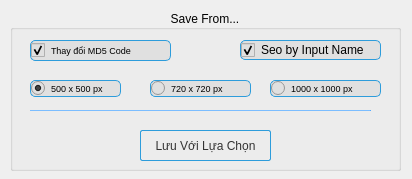
<?xml version="1.0" encoding="UTF-8"?>
<ui version="4.0">
 <class>Form</class>
 <widget class="QWidget" name="Form">
  <property name="geometry">
   <rect>
    <x>0</x>
    <y>0</y>
    <width>412</width>
    <height>179</height>
   </rect>
  </property>
  <property name="windowTitle">
   <string>Form</string>
  </property>
  <property name="styleSheet">
   <string notr="true"/>
  </property>
  <widget class="QGroupBox" name="groupBox">
   <property name="geometry">
    <rect>
     <x>10</x>
     <y>10</y>
     <width>391</width>
     <height>161</height>
    </rect>
   </property>
   <property name="styleSheet">
    <string notr="true">QGroupBox {
  color: #333333;
  background-color: #e0e0e0;
  border-radius: 5px;
  font-weight: bold;
  font-size: 12px;
}

QGroupBox &gt; * {
  color: #333333;
  background-color: transparent;
}</string>
   </property>
   <property name="title">
    <string>Save From...</string>
   </property>
   <property name="alignment">
    <set>Qt::AlignCenter</set>
   </property>
   <widget class="QCheckBox" name="seoInput_name">
    <property name="geometry">
     <rect>
      <x>230</x>
      <y>30</y>
      <width>141</width>
      <height>20</height>
     </rect>
    </property>
    <property name="styleSheet">
     <string notr="true">QCheckBox {
  border-radius: 5px;
  background-color: #e0e0e0;
  border: 1px solid #2d9cdb;
}

QCheckBox:hover {
  color: #fff;
  background-color: #2f80ed;
}

QCheckBox:disabled {
  color: #828282;
  background-color: #bdbdbd;
  border: none;
}</string>
    </property>
    <property name="text">
     <string>Seo by Input Name</string>
    </property>
    <property name="checked">
     <bool>true</bool>
    </property>
   </widget>
   <widget class="QCheckBox" name="checkMD5_code">
    <property name="geometry">
     <rect>
      <x>20</x>
      <y>30</y>
      <width>141</width>
      <height>21</height>
     </rect>
    </property>
    <property name="font">
     <font>
      <pointsize>7</pointsize>
     </font>
    </property>
    <property name="styleSheet">
     <string notr="true">QCheckBox {
  border-radius: 5px;
  background-color: #e0e0e0;
  border: 1px solid #2d9cdb;
}

QCheckBox:hover {
  color: #fff;
  background-color: #2f80ed;
}

QCheckBox:disabled {
  color: #828282;
  background-color: #bdbdbd;
  border: none;
}</string>
    </property>
    <property name="text">
     <string>Thay đổi MD5 Code</string>
    </property>
    <property name="checked">
     <bool>true</bool>
    </property>
   </widget>
   <widget class="QRadioButton" name="pixel500">
    <property name="geometry">
     <rect>
      <x>20</x>
      <y>70</y>
      <width>91</width>
      <height>17</height>
     </rect>
    </property>
    <property name="font">
     <font>
      <pointsize>7</pointsize>
     </font>
    </property>
    <property name="styleSheet">
     <string notr="true">QRadioButton {
  border-radius: 5px;
  background-color: #e0e0e0;
  border: 1px solid #2d9cdb;
}

QRadioButton:hover {
  color: #fff;
  background-color: #2f80ed;
}

QRadioButton:disabled {
  color: #828282;
  background-color: #bdbdbd;
  border: none;
}</string>
    </property>
    <property name="text">
     <string>500 x 500 px</string>
    </property>
    <property name="checked">
     <bool>true</bool>
    </property>
   </widget>
   <widget class="QRadioButton" name="pixel720">
    <property name="geometry">
     <rect>
      <x>140</x>
      <y>70</y>
      <width>101</width>
      <height>17</height>
     </rect>
    </property>
    <property name="font">
     <font>
      <pointsize>7</pointsize>
     </font>
    </property>
    <property name="styleSheet">
     <string notr="true">QRadioButton {
  border-radius: 5px;
  background-color: #e0e0e0;
  border: 1px solid #2d9cdb;
}

QRadioButton:hover {
  color: #fff;
  background-color: #2f80ed;
}

QRadioButton:disabled {
  color: #828282;
  background-color: #bdbdbd;
  border: none;
}</string>
    </property>
    <property name="text">
     <string>720 x 720 px</string>
    </property>
   </widget>
   <widget class="QRadioButton" name="pixel1000">
    <property name="geometry">
     <rect>
      <x>260</x>
      <y>70</y>
      <width>111</width>
      <height>17</height>
     </rect>
    </property>
    <property name="font">
     <font>
      <pointsize>7</pointsize>
     </font>
    </property>
    <property name="styleSheet">
     <string notr="true">QRadioButton {
  border-radius: 5px;
  background-color: #e0e0e0;
  border: 1px solid #2d9cdb;
}

QRadioButton:hover {
  color: #fff;
  background-color: #2f80ed;
}

QRadioButton:disabled {
  color: #828282;
  background-color: #bdbdbd;
  border: none;
}</string>
    </property>
    <property name="text">
     <string>1000 x 1000 px</string>
    </property>
   </widget>
   <widget class="Line" name="line_2">
    <property name="geometry">
     <rect>
      <x>20</x>
      <y>100</y>
      <width>341</width>
      <height>1</height>
     </rect>
    </property>
    <property name="styleSheet">
     <string notr="true">background-color: rgb(85, 170, 255);</string>
    </property>
    <property name="orientation">
     <enum>Qt::Horizontal</enum>
    </property>
   </widget>
   <widget class="QPushButton" name="choosePath_save">
    <property name="geometry">
     <rect>
      <x>130</x>
      <y>120</y>
      <width>131</width>
      <height>31</height>
     </rect>
    </property>
    <property name="cursor">
     <cursorShape>PointingHandCursor</cursorShape>
    </property>
    <property name="toolTip">
     <string>&lt;html&gt;&lt;head/&gt;&lt;body&gt;&lt;p&gt;All changes are undone and the first image is restored.&lt;/p&gt;&lt;/body&gt;&lt;/html&gt;</string>
    </property>
    <property name="styleSheet">
     <string notr="true">QPushButton {
  border: 1px solid #2d9cdb;
  padding: 4px;
  border-radius: 2px;
  background-color: transparent;
  color: #333333;
}

QPushButton:hover {
  color: #fff;
  background-color: #2f80ed;
}

QPushButton:disabled {
  color: #828282;
  background-color: #bdbdbd;
  border: none;
}

QMessageBox QPushButton {
  padding: 5px 20px;
}
</string>
    </property>
    <property name="text">
     <string>Lưu Với Lựa Chọn</string>
    </property>
   </widget>
  </widget>
 </widget>
 <resources/>
 <connections/>
</ui>
